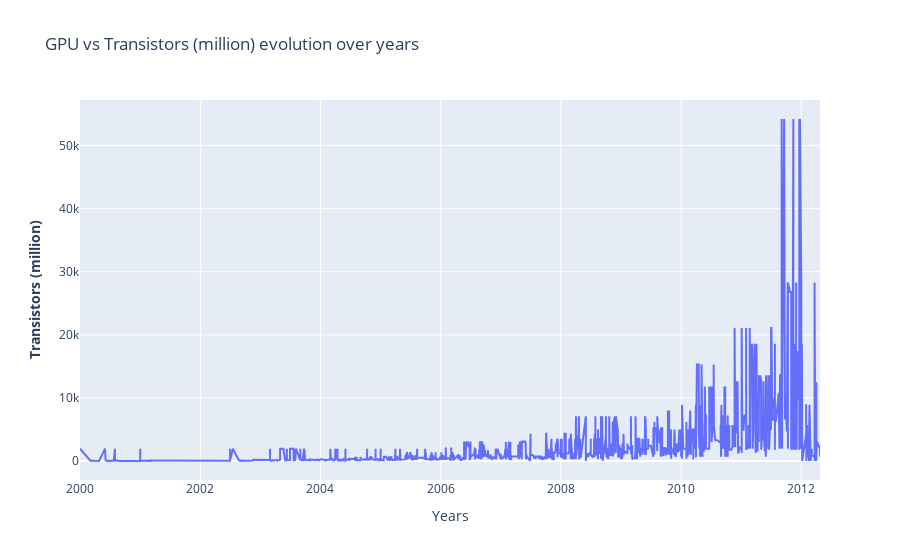
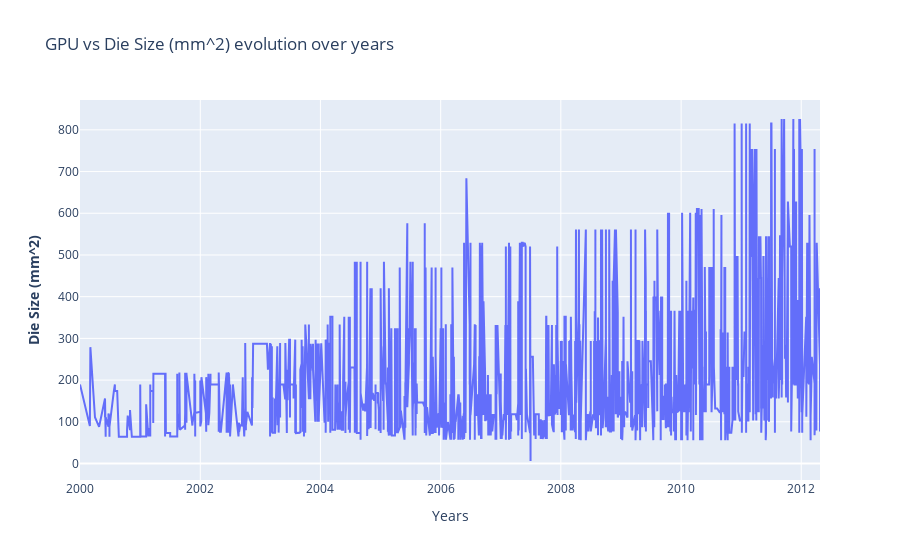

Notebook cell for these charts, in order:
### Markdown cell above
#### GPU

### Code cell
fig_transistors = make_subplots()
fig_die = make_subplots()

# Add traces
fig_transistors.add_trace(
    go.Scatter(x= df_an.index, y=df_gpu["Transistors (million)"] ,name= "GPU")
)
# Add figure title
fig_transistors.update_layout(
    title_text="GPU vs Transistors (million) evolution over years"
)
# Set x-axis title
fig_transistors.update_xaxes(title_text="Years")
# Set y-axes titles
fig_transistors.update_yaxes(title_text="<b>Transistors (million)", secondary_y=False)

# Add traces
fig_die.add_trace(
    go.Scatter(x= df_an.index, y=df_gpu["Die Size (mm^2)"] ,name= "GPU")
)
# Add figure title
fig_die.update_layout(
    title_text="GPU vs Die Size (mm^2) evolution over years"
)
# Set x-axis title
fig_die.update_xaxes(title_text="Years")
# Set y-axes titles
fig_die.update_yaxes(title_text="<b>Die Size (mm^2)", secondary_y=False)

fig_transistors.show()
fig_die.show()

### Figure 1 — Plotly figure (JSON) as saved in the notebook; plotly's stock layout.template omitted (floating-point values rounded to 4 significant figures; data arrays with more than 128 entries replaced by an {"elided": "..."} marker saying what was removed)
{"data": [{"name": "GPU", "type": "scatter", "x": {"elided": "4746 str values"}, "y": {"elided": "2607 float values"}}], "layout": {"title": {"text": "GPU vs Transistors (million) evolution over years"}, "xaxis": {"anchor": "y", "domain": [0, 1], "title": {"text": "Years"}}, "yaxis": {"anchor": "x", "domain": [0, 1], "title": {"text": "<b>Transistors (million)"}}}}

### Figure 2 — Plotly figure (JSON) as saved in the notebook; plotly's stock layout.template omitted (floating-point values rounded to 4 significant figures; data arrays with more than 128 entries replaced by an {"elided": "..."} marker saying what was removed)
{"data": [{"name": "GPU", "type": "scatter", "x": {"elided": "4746 str values"}, "y": {"elided": "2607 float values"}}], "layout": {"title": {"text": "GPU vs Die Size (mm^2) evolution over years"}, "xaxis": {"anchor": "y", "domain": [0, 1], "title": {"text": "Years"}}, "yaxis": {"anchor": "x", "domain": [0, 1], "title": {"text": "<b>Die Size (mm^2)"}}}}
